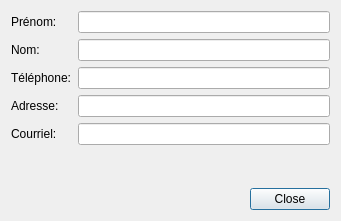
<?xml version="1.0" encoding="UTF-8"?>
<ui version="4.0">
 <class>VueClient</class>
 <widget class="QDialog" name="VueClient">
  <property name="geometry">
   <rect>
    <x>0</x>
    <y>0</y>
    <width>341</width>
    <height>221</height>
   </rect>
  </property>
  <property name="windowTitle">
   <string>Dialog</string>
  </property>
  <layout class="QVBoxLayout" name="verticalLayout">
   <item>
    <layout class="QFormLayout" name="formLayout">
     <item row="0" column="0">
      <widget class="QLabel" name="etiquettePrenom">
       <property name="text">
        <string>Prénom:</string>
       </property>
      </widget>
     </item>
     <item row="1" column="0">
      <widget class="QLabel" name="etiquetteNom">
       <property name="text">
        <string>Nom:</string>
       </property>
      </widget>
     </item>
     <item row="2" column="0">
      <widget class="QLabel" name="etiquetteTelephone">
       <property name="text">
        <string>Téléphone:</string>
       </property>
      </widget>
     </item>
     <item row="3" column="0">
      <widget class="QLabel" name="etiquetteAdresse">
       <property name="text">
        <string>Adresse:</string>
       </property>
      </widget>
     </item>
     <item row="0" column="1">
      <widget class="QLineEdit" name="champPrenom">
       <property name="readOnly">
        <bool>true</bool>
       </property>
      </widget>
     </item>
     <item row="1" column="1">
      <widget class="QLineEdit" name="champNom">
       <property name="readOnly">
        <bool>true</bool>
       </property>
      </widget>
     </item>
     <item row="2" column="1">
      <widget class="QLineEdit" name="champTelephone">
       <property name="readOnly">
        <bool>true</bool>
       </property>
      </widget>
     </item>
     <item row="3" column="1">
      <widget class="QLineEdit" name="champAdresse">
       <property name="readOnly">
        <bool>true</bool>
       </property>
      </widget>
     </item>
     <item row="4" column="0">
      <widget class="QLabel" name="etiquetteCourriel">
       <property name="text">
        <string>Courriel:</string>
       </property>
      </widget>
     </item>
     <item row="4" column="1">
      <widget class="QLineEdit" name="champCourriel"/>
     </item>
    </layout>
   </item>
   <item>
    <widget class="QDialogButtonBox" name="buttonBox">
     <property name="orientation">
      <enum>Qt::Horizontal</enum>
     </property>
     <property name="standardButtons">
      <set>QDialogButtonBox::Close</set>
     </property>
    </widget>
   </item>
  </layout>
 </widget>
 <tabstops>
  <tabstop>champPrenom</tabstop>
  <tabstop>champNom</tabstop>
  <tabstop>champTelephone</tabstop>
  <tabstop>champAdresse</tabstop>
  <tabstop>buttonBox</tabstop>
 </tabstops>
 <resources/>
 <connections>
  <connection>
   <sender>buttonBox</sender>
   <signal>accepted()</signal>
   <receiver>VueClient</receiver>
   <slot>accept()</slot>
   <hints>
    <hint type="sourcelabel">
     <x>248</x>
     <y>254</y>
    </hint>
    <hint type="destinationlabel">
     <x>157</x>
     <y>274</y>
    </hint>
   </hints>
  </connection>
  <connection>
   <sender>buttonBox</sender>
   <signal>rejected()</signal>
   <receiver>VueClient</receiver>
   <slot>reject()</slot>
   <hints>
    <hint type="sourcelabel">
     <x>316</x>
     <y>260</y>
    </hint>
    <hint type="destinationlabel">
     <x>286</x>
     <y>274</y>
    </hint>
   </hints>
  </connection>
 </connections>
</ui>
